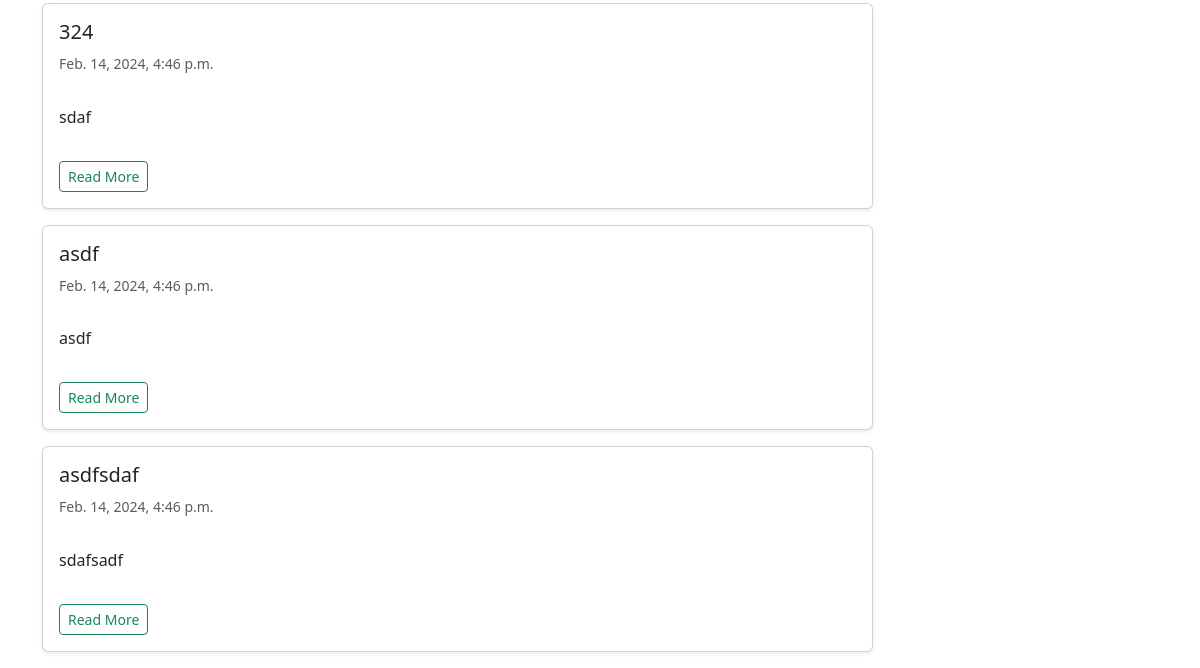
The app's page / (lower part), older data.
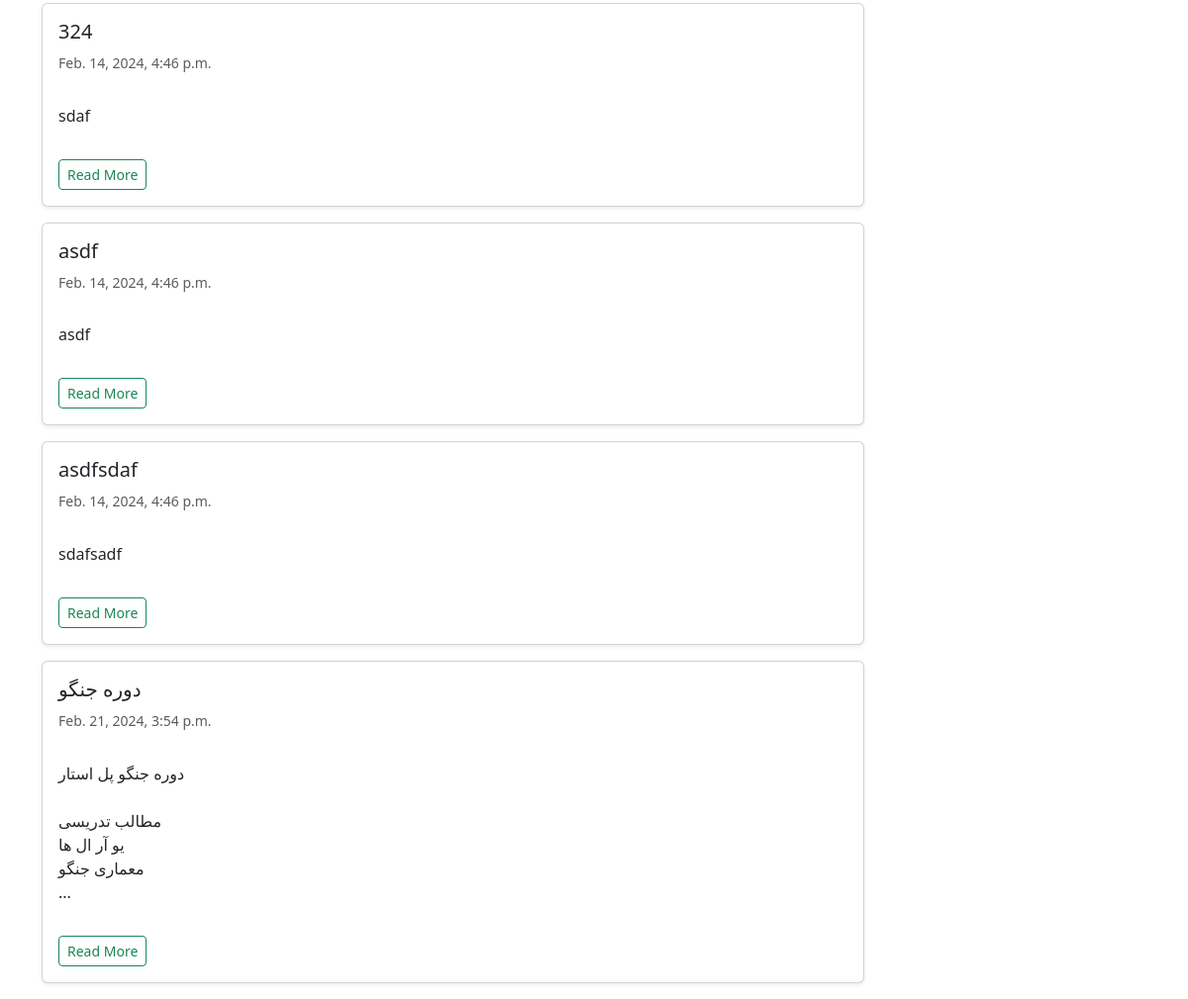
The same page, newer data.
### blog/models.py (models this page shows, shortened)
class BlogPost(models.Model):
    STATUS_CHOICES = (
        ('p', 'published'),
        ('d', 'draft'),
    )
    title = models.CharField(max_length=100)
    text = models.TextField()
    datetime_created = models.DateTimeField(auto_now_add=True)
    datetime_modified = models.DateTimeField(auto_now=True)
    status = models.CharField(max_length=1, choices=STATUS_CHOICES)
    author = models.ForeignKey('auth.User', on_delete=models.CASCADE)
    tag = models.CharField(max_length=100, default='original')

### blog/views.py (the view)
# urls.py: path('', views.AllPosts.as_view(), name='home'),
class AllPosts(generic.ListView):
    model = BlogPost
    template_name = 'posts_list.html'
    context_object_name = 'posts'

### blog/templates/posts_list.html (shortened to what this page needs)
{% extends 'base.html' %}
{% block content %}
{% for post in posts %}
<div class="card shadow-sm my-3">
    <div class="card-body">
        <h5 class="card-title">{{ post.title }}</h5>
        <h6 class="card-subtitle mb-2 text-muted small py-2">{{ post.datetime_created }}</h6>
        <p class="card-text py-3" style="text-align: justify;">
            {{ post.text|linebreaksbr|truncatechars:600|lower }}
        </p>
        <a href="{% url "detail" post.id %}">
            <div class="btn btn-sm btn-outline-success">Read More</div>
        </a>
    </div>
</div>
{% endfor %}
{% endblock content %}

Row changes from the older to the newer data that the page shows:
added BlogPost: title "دوره جنگو", datetime_created "Feb. 21, 2024, 3:54 p.m.", text "دوره جنگو پل استار مطالب تدریسی یو آر ال ها معماری جنگو ..."
